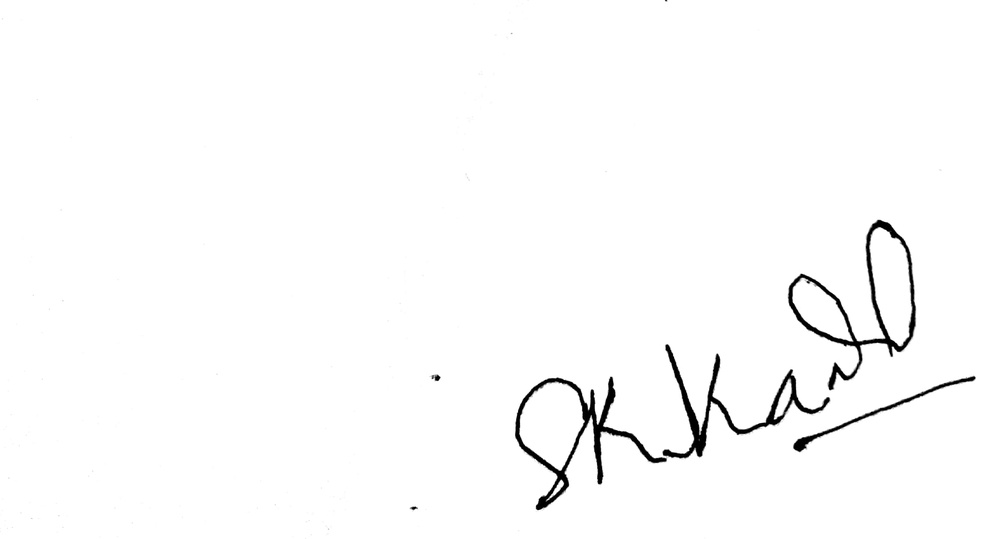
#> input picture Project Code/Signature_Verification/ANN/skkd_forg_8.jpg, 1000 x 539 px, shrunk from 2336 x 1260 before the run, given in place of 001001_000.png, which was not available
$ python dataset.py   (older library calls are emulated)
#> lines starting #> are read from the running program, lines starting #| are printed output that depends on the picture; after the words box and inside, x2 and y2 are one past the last pixel; in counts of white or black regions, pixels touching at a corner belong together; pictures that were not available may be replaced by others from this repository, and a replacement may not be noted
### Project Code/Signature_Verification/ANN/preproc.py
import numpy as np
import os
import matplotlib
import matplotlib.pyplot as plt
import matplotlib.image as mpimg
import matplotlib.cm as cm
from scipy import ndimage
from skimage.measure import regionprops
from skimage import io
from skimage.filters import threshold_otsu   # For finding the threshold for grayscale to binary conversion

def rgbgrey(img):
    # Converts rgb to grayscale
    greyimg = np.zeros((img.shape[0], img.shape[1]))
    for row in range(len(img)):
        for col in range(len(img[row])):
            greyimg[row][col] = np.average(img[row][col])
    return greyimg

def greybin(img):
    # Converts grayscale to binary
    blur_radius = 0.8
    img = ndimage.gaussian_filter(img, blur_radius)  # to remove small components or noise
#     img = ndimage.binary_erosion(img).astype(img.dtype)
    thres = threshold_otsu(img)
    binimg = img > thres
    binimg = np.logical_not(binimg)
    return binimg


def preproc(path, img=None, display=True):
    if img is None:
        img = mpimg.imread(path)
    if display:
        plt.imshow(img)
        plt.show()
    grey = rgbgrey(img)
    if display:
        plt.imshow(grey, cmap = matplotlib.cm.Greys_r)
        plt.show()
    binimg = greybin(grey)
    if display:
        plt.imshow(binimg, cmap = matplotlib.cm.Greys_r)
        plt.show()
    r, c = np.where(binimg==1)
    # Now we will make a bounding box with the boundary as the position of pixels on extreme.
    # Thus we will get a cropped image with only the signature part.
    signimg = binimg[r.min(): r.max(), c.min(): c.max()]
    if display:
        plt.imshow(signimg, cmap = matplotlib.cm.Greys_r)
        plt.show()
    return signimg

# [6 lines of commented-out code are left out]

### Project Code/Signature_Verification/ANN/features.py
import numpy as np
import cv2
import os
import matplotlib
import matplotlib.pyplot as plt
import matplotlib.image as mpimg
import matplotlib.cm as cm
from scipy import ndimage
from skimage.measure import regionprops
from skimage import io
from skimage.filters import threshold_otsu   # For finding the threshold for grayscale to binary conversion

def Ratio(img):
    a = 0
    for row in range(len(img)):
        for col in range(len(img[0])):
            if img[row][col]==True:
                a = a+1
    total = img.shape[0] * img.shape[1]
    return a/total

def Centroid(img):
    numOfWhites = 0
    a = np.array([0,0])
    for row in range(len(img)):
        for col in range(len(img[0])):
            if img[row][col]==True:
                b = np.array([row,col])
                a = np.add(a,b)
                numOfWhites += 1
    rowcols = np.array([img.shape[0], img.shape[1]])
    centroid = a/numOfWhites
    centroid = centroid/rowcols
    return centroid[0], centroid[1]

def EccentricitySolidity(img):
    r = regionprops(img.astype("int8"))
    return r[0].eccentricity, r[0].solidity

def SkewKurtosis(img):
    h,w = img.shape
    x = range(w)  # cols value
    y = range(h)  # rows value
    #calculate projections along the x and y axes
    xp = np.sum(img,axis=0)
    yp = np.sum(img,axis=1)
    #centroid
    cx = np.sum(x*xp)/np.sum(xp)
    cy = np.sum(y*yp)/np.sum(yp)
    #standard deviation
    x2 = (x-cx)**2
    y2 = (y-cy)**2
    sx = np.sqrt(np.sum(x2*xp)/np.sum(img))
    sy = np.sqrt(np.sum(y2*yp)/np.sum(img))

    #skewness
    x3 = (x-cx)**3
    y3 = (y-cy)**3
    skewx = np.sum(xp*x3)/(np.sum(img) * sx**3)
    skewy = np.sum(yp*y3)/(np.sum(img) * sy**3)

    #Kurtosis
    x4 = (x-cx)**4
    y4 = (y-cy)**4
    # 3 is subtracted to calculate relative to the normal distribution
    kurtx = np.sum(xp*x4)/(np.sum(img) * sx**4) - 3
    kurty = np.sum(yp*y4)/(np.sum(img) * sy**4) - 3

    return (skewx , skewy), (kurtx, kurty)

# [65 lines left out: functions preprocess_image, get_contour_features, not called in this run]

# [3 lines that do not run on import are left out]

### Project Code/Signature_Verification/ANN/dataset.py
import preproc
import features
import numpy as np
import os
import matplotlib
import matplotlib.pyplot as plt
import matplotlib.image as mpimg
import matplotlib.cm as cm
from scipy import ndimage
from skimage.measure import regionprops
from skimage import io
from skimage.filters import threshold_otsu   # For finding the threshold for grayscale to binary conversion


def getFeatures(path, img=None, display=False):
    if img is None:
        img = mpimg.imread(path)
    # print("(ann)")
    img = preproc.preproc(path, display=display)
    ratio = features.Ratio(img)
    centroid = features.Centroid(img)
    eccentricity, solidity = features.EccentricitySolidity(img)
    skewness, kurtosis = features.SkewKurtosis(img)
    # print("(svm)")
    aspect_ratio, bounding_rect_area, hull_area, contour_area=features.get_contour_features(img,display=display)
    retVal = (ratio, centroid, eccentricity, solidity, skewness, kurtosis, aspect_ratio, hull_area/bounding_rect_area, contour_area/bounding_rect_area)
    return retVal

def getCSVFeatures(path, img=None, display=False):
    if img is None:
        img = mpimg.imread(path)
    temp = getFeatures(path, display=display)
    features = (temp[0], temp[1][0], temp[1][1], temp[2], temp[3], temp[4][0], temp[4][1], temp[5][0], temp[5][1], temp[6], temp[7], temp[8])
    return features

def makeCSV():
    if not(os.path.exists('data/Features')):
        os.mkdir('data/Features')
        print('New folder "Features" created')
    if not(os.path.exists('data/Features/Training')):
        os.mkdir('data/Features/Training')
        print('New folder "Features/Training" created')
    if not(os.path.exists('data/Features/Testing')):
        os.mkdir('data/Features/Testing')
        print('New folder "Features/Testing" created')
    # genuine signatures path
    gpath = 'data/valid/'
    # forged signatures path
    fpath = 'data/invalid/'
    for person in range(1, 30):
        per = ('00'+str(person))[-3:]
        print('Saving features for person id-',per)

        with open('data/Features/Training/training_'+per+'.csv', 'w') as handle:
            handle.write('ratio,cent_y,cent_x,eccentricity,solidity,skew_x,skew_y,kurt_x,kurt_y,aspect_ratio,hull_area,contour_area,output\n')
            # Training set
            for i in range(0,3):
                source = os.path.join(gpath, per+per+'_00'+str(i)+'.png')
                features = getCSVFeatures(path=source)
#> in getCSVFeatures, img is the input picture: shape (539, 1000, 3); min 0, max 255, mean 251.1
#> in greybin, `thres = threshold_otsu(img)`: thres = 153
#> in greybin, `binimg = img > thres`:
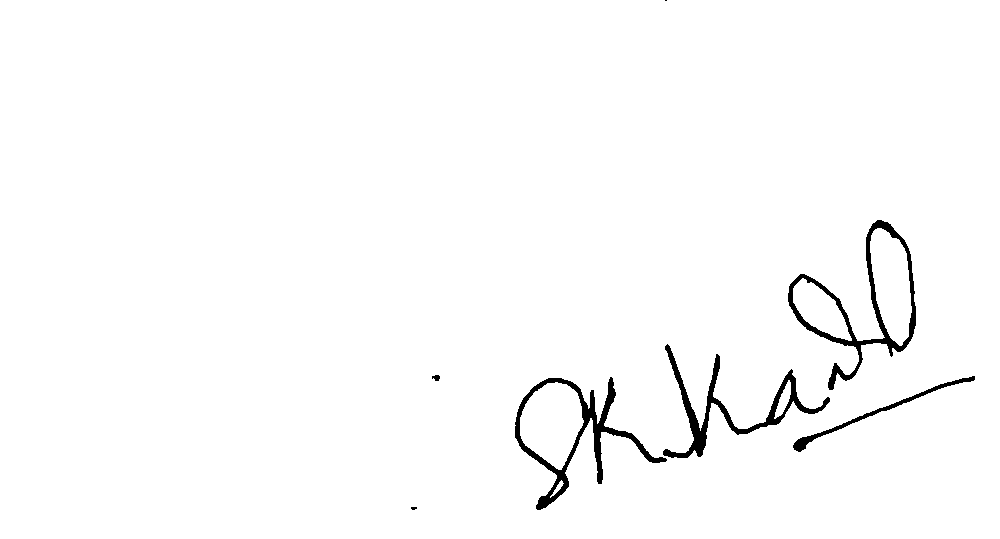
#> binimg: shape (539, 1000) bool; 98.3% white; 7 black regions (2 under 20 px), largest, box (x1, y1, x2, y2) and area: (515, 377, 667, 510) 2885, (788, 220, 916, 390) 2812, (663, 344, 830, 458) 2560, (793, 376, 975, 452) 858, (432, 375, 440, 381) 35
#> in preproc, `r, c = np.where(binimg==1)`: r = 9167 values from 0 to 509; c = 9167 values, max 974 at index 3049, min 411 at index 9131, mean 733.7
#> in preproc, `signimg = binimg[r.min(): r.max(), c.min(): c.max()]`:
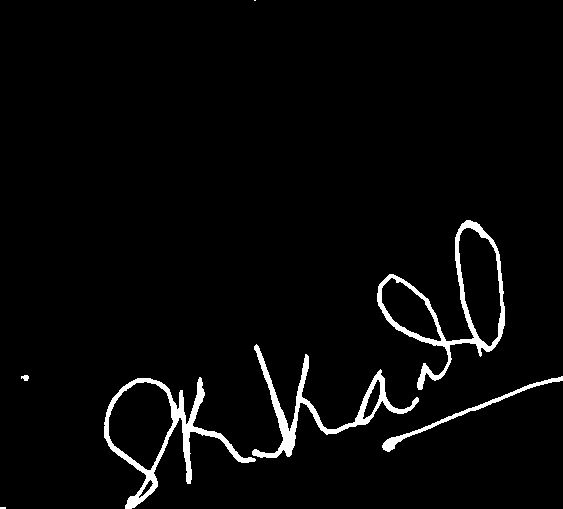
#> signimg: shape (509, 563) bool; 3.2% white; 7 white regions (2 under 20 px)
#> after the loop in Ratio, `for row in range(len(img)):`: a = 9156
#> in getFeatures, `ratio = features.Ratio(img)`: ratio = 0.032
#> after the loop in Centroid, `for row in range(len(img)):`: numOfWhites = 9156
#> in Centroid, `centroid = a/numOfWhites`: centroid = [387, 322.8]
#> in Centroid, `centroid = centroid/rowcols`: centroid = [0.76, 0.573]
#> in getFeatures, `centroid = features.Centroid(img)`: centroid = (0.76, 0.573)
#> in EccentricitySolidity, `r = regionprops(img.astype("int8"))`: r = 1 regions; box (x1, y1, x2, y2) and area: (0, 0, 563, 509) 9156
#> in getFeatures, `eccentricity, solidity = features.EccentricitySolidity(img)`: eccentricity = 0.944; solidity = 0.0572
#> in SkewKurtosis, `xp = np.sum(img,axis=0)`: xp = 563 values, max 75 at index 500, min 0 at index 6, mean 16.26
#> in SkewKurtosis, `yp = np.sum(img,axis=1)`: yp = 509 values, max 88 at index 409, min 0 at index 1, mean 17.99
#> in SkewKurtosis, `cx = np.sum(x*xp)/np.sum(xp)`: cx = 322.8
#> in SkewKurtosis, `cy = np.sum(y*yp)/np.sum(yp)`: cy = 387
#> in SkewKurtosis, `x2 = (x-cx)**2`: x2 = 563 values, max 104189.1 at index 0, min 0.047 at index 323, mean 28159.8
#> in SkewKurtosis, `y2 = (y-cy)**2`: y2 = 509 values, max 149789.6 at index 0, min 0.00071 at index 387, mean 39286.1
#> in SkewKurtosis, `sx = np.sqrt(np.sum(x2*xp)/np.sum(img))`: sx = 128.4
#> in SkewKurtosis, `sy = np.sqrt(np.sum(y2*yp)/np.sum(img))`: sy = 64.02
#> in SkewKurtosis, `x3 = (x-cx)**3`: x3 = 563 values from -33630491.8 to 13689085.1
#> in SkewKurtosis, `y3 = (y-cy)**3`: y3 = 509 values from -57972577.5 to 1770390.7
#> in SkewKurtosis, `skewx = np.sum(xp*x3)/(np.sum(img) * sx**3)`: skewx = -0.17
#> in SkewKurtosis, `skewy = np.sum(yp*y3)/(np.sum(img) * sy**3)`: skewy = -0.705
#> in SkewKurtosis, `x4 = (x-cx)**4`: x4 = 563 values, max 1.09e+10 at index 0, min 0.0022 at index 323, mean 1.54e+09
#> in SkewKurtosis, `y4 = (y-cy)**4`: y4 = 509 values, max 2.24e+10 at index 0, min 5.04e-07 at index 387, mean 3.44e+09
#> in SkewKurtosis, `kurtx = np.sum(xp*x4)/(np.sum(img) * sx**4) - 3`: kurtx = -1.25
#> in SkewKurtosis, `kurty = np.sum(yp*y4)/(np.sum(img) * sy**4) - 3`: kurty = 0.133
#> in getFeatures, `skewness, kurtosis = features.SkewKurtosis(img)`: skewness = (-0.17, -0.705); kurtosis = (-1.25, 0.133)
                handle.write(','.join(map(str, features))+',1\n')
            for i in range(0,3):
                source = os.path.join(fpath, '021'+per+'_00'+str(i)+'.png')
                features = getCSVFeatures(path=source)
                handle.write(','.join(map(str, features))+',0\n')

        with open('data/Features/Testing/testing_'+per+'.csv', 'w') as handle:
            handle.write('ratio,cent_y,cent_x,eccentricity,solidity,skew_x,skew_y,kurt_x,kurt_y,aspect_ratio,hull_area,contour_area,output\n')
            # Testing set
            for i in range(3, 5):
                source = os.path.join(gpath, per+per+'_00'+str(i)+'.png')
                features = getCSVFeatures(path=source)
                handle.write(','.join(map(str, features))+',1\n')
            for i in range(3,5):
                source = os.path.join(fpath, '021'+per+'_00'+str(i)+'.png')
                features = getCSVFeatures(path=source)
                handle.write(','.join(map(str, features))+',0\n')

if __name__ == "__main__":
#> (the run stopped early here; a loop or call above may not have finished)

$ run again, on Project Code/Signature_Verification/ANN/111.png
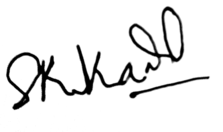
#> input picture Project Code/Signature_Verification/ANN/111.png, 223 x 132 px, given in place of 001001_000.png, which was not available
#> in getCSVFeatures, img is the input picture: shape (132, 223) float32; min 0, max 1, mean 0.92
#> the loop in rgbgrey, `for row in range(len(img)):` made 132 passes
#> thres = 0.635
#> in greybin, `binimg = img > thres`:
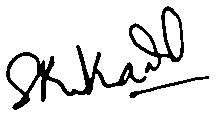
#> binimg: shape (132, 223) bool; 90.4% white; 3 black regions, box (x1, y1, x2, y2) and area: (6, 45, 147, 110) 1731, (129, 6, 184, 73) 838, (129, 76, 209, 98) 265
#> in preproc, `r, c = np.where(binimg==1)`: r = 2834 values from 6 to 109; c = 2834 values, max 208 at index 1623, min 6 at index 1378, mean 102.7
#> in preproc, `signimg = binimg[r.min(): r.max(), c.min(): c.max()]`:
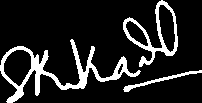
#> signimg: shape (103, 202) bool; 13.6% white; 3 white regions
#> the loop in Ratio, `for row in range(len(img)):` made 103 passes
#> after the loop in Ratio, `for row in range(len(img)):`: a = 2828
#> ratio = 0.136
#> the loop in Centroid, `for row in range(len(img)):` made 103 passes
#> after the loop in Centroid, `for row in range(len(img)):`: numOfWhites = 2828
#> in Centroid, `centroid = a/numOfWhites`: centroid = [61.39, 96.66]
#> in Centroid, `centroid = centroid/rowcols`: centroid = [0.596, 0.479]
#> in getFeatures, `centroid = features.Centroid(img)`: centroid = (0.596, 0.479)
#> in EccentricitySolidity, `r = regionprops(img.astype("int8"))`: r = 1 regions; box (x1, y1, x2, y2) and area: (0, 0, 202, 103) 2828
#> eccentricity = 0.943; solidity = 0.215
#> xp = 202 values, max 42 at index 37, min 2 at index 197, mean 14
#> yp = 103 values, max 74 at index 73, min 2 at index 0, mean 27.46
#> cx = 96.66
#> cy = 61.39
#> x2 = 202 values, max 10885.9 at index 201, min 0.113 at index 97, mean 3415
#> y2 = 103 values, max 3769.3 at index 0, min 0.155 at index 61, mean 992
#> sx = 56.1
#> sy = 22.23
#> x3 = 202 values from -903233.5 to 1135787.8
#> y3 = 103 values from -231410.8 to 66951.7
#> skewx = -0.129
#> skewy = -0.693
#> x4 = 202 values, max 118503074.9 at index 201, min 0.0127 at index 97, mean 21110735.6
#> y4 = 103 values, max 14207295.2 at index 0, min 0.0242 at index 61, mean 1991165.7
#> kurtx = -1.33
#> kurty = -0.0946
#> skewness = (-0.129, -0.693); kurtosis = (-1.33, -0.0946)
